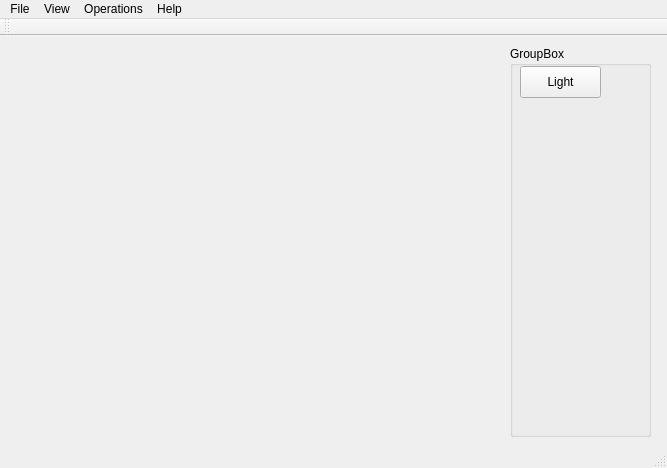
<?xml version="1.0" encoding="UTF-8"?>
<ui version="4.0">
 <class>MainWindow</class>
 <widget class="QMainWindow" name="MainWindow">
  <property name="geometry">
   <rect>
    <x>0</x>
    <y>0</y>
    <width>667</width>
    <height>468</height>
   </rect>
  </property>
  <property name="windowTitle">
   <string>MainWindow</string>
  </property>
  <widget class="QWidget" name="centralWidget">
   <widget class="View" name="widget" native="true">
    <property name="geometry">
     <rect>
      <x>20</x>
      <y>10</y>
      <width>451</width>
      <height>381</height>
     </rect>
    </property>
   </widget>
   <widget class="QGroupBox" name="groupBox">
    <property name="geometry">
     <rect>
      <x>510</x>
      <y>10</y>
      <width>141</width>
      <height>391</height>
     </rect>
    </property>
    <property name="title">
     <string>GroupBox</string>
    </property>
    <widget class="QPushButton" name="pushButton">
     <property name="geometry">
      <rect>
       <x>10</x>
       <y>20</y>
       <width>81</width>
       <height>32</height>
      </rect>
     </property>
     <property name="text">
      <string>Light</string>
     </property>
    </widget>
   </widget>
  </widget>
  <widget class="QMenuBar" name="menuBar">
   <property name="geometry">
    <rect>
     <x>0</x>
     <y>0</y>
     <width>667</width>
     <height>22</height>
    </rect>
   </property>
   <widget class="QMenu" name="menuFile">
    <property name="title">
     <string>File</string>
    </property>
   </widget>
   <widget class="QMenu" name="menuView">
    <property name="title">
     <string>View</string>
    </property>
    <addaction name="actionXZ_Plane"/>
   </widget>
   <widget class="QMenu" name="menuOperations">
    <property name="title">
     <string>Operations</string>
    </property>
   </widget>
   <widget class="QMenu" name="menuHelp">
    <property name="title">
     <string>Help</string>
    </property>
    <addaction name="actionHelp"/>
   </widget>
   <addaction name="menuFile"/>
   <addaction name="menuView"/>
   <addaction name="menuOperations"/>
   <addaction name="menuHelp"/>
  </widget>
  <widget class="QToolBar" name="mainToolBar">
   <attribute name="toolBarArea">
    <enum>TopToolBarArea</enum>
   </attribute>
   <attribute name="toolBarBreak">
    <bool>false</bool>
   </attribute>
  </widget>
  <widget class="QStatusBar" name="statusBar"/>
  <action name="actionKeyboard_Info">
   <property name="text">
    <string>Keyboard Info</string>
   </property>
  </action>
  <action name="actionXZ_Plane">
   <property name="text">
    <string>XZ Plane</string>
   </property>
  </action>
  <action name="actionHelp">
   <property name="text">
    <string>Help</string>
   </property>
  </action>
 </widget>
 <layoutdefault spacing="6" margin="11"/>
 <customwidgets>
  <customwidget>
   <class>View</class>
   <extends>QWidget</extends>
   <header location="global">view.h</header>
   <container>1</container>
  </customwidget>
 </customwidgets>
 <resources/>
 <connections/>
</ui>
